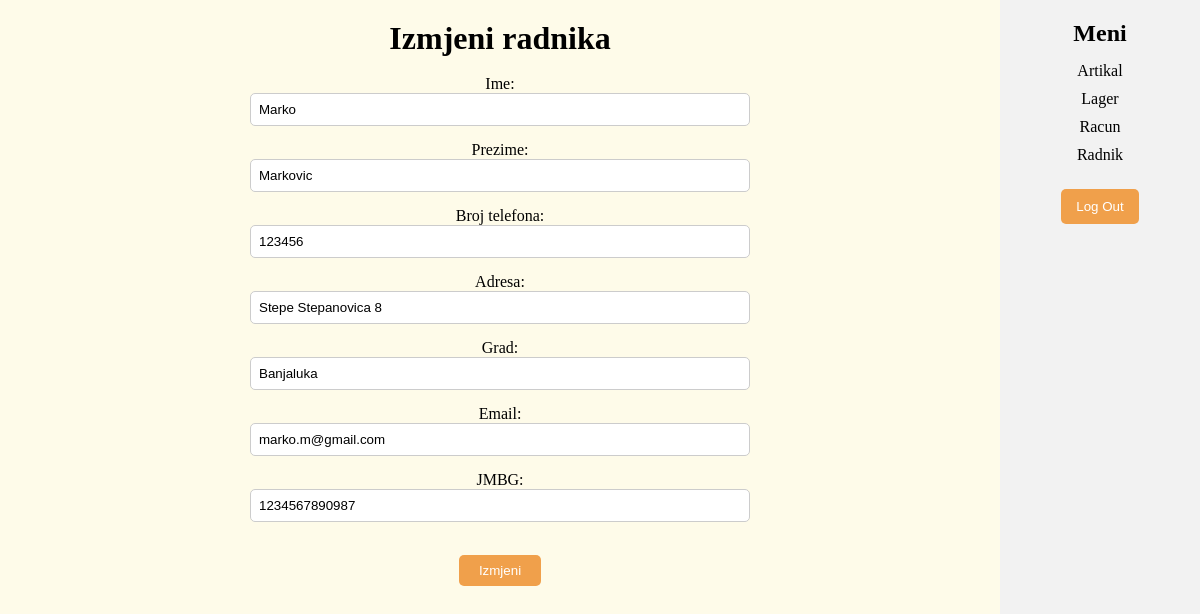
The app's page /radnik_edit.php?id=1 with its own data.
### tables this page shows
CREATE TABLE `radnik` (
  `RadnikId` int(11) NOT NULL,
  `Ime` varchar(50) DEFAULT NULL,
  `Prezime` varchar(50) DEFAULT NULL,
  `BrojTelefona` varchar(50) DEFAULT NULL,
  `Adresa` varchar(100) DEFAULT NULL,
  `Grad` varchar(50) DEFAULT NULL,
  `Email` varchar(100) DEFAULT NULL,
  `JMBG` char(13) DEFAULT NULL,
  `KorisnikId` int(11) DEFAULT NULL
);

### radnik_edit.php (the view, shortened to what this page needs)
<?php
$conn = new mysqli("localhost", "root", "", "lanaco");
$radnikId = $_GET['id'];
$result = mysqli_query($conn, "SELECT * FROM radnik WHERE RadnikId = '$radnikId'");
if (mysqli_num_rows($result) > 0) {
  $row = mysqli_fetch_assoc($result);
} else {
  header("Location: radnik.php");
  exit;
}
?>
<!DOCTYPE html>
<html lang="en">
<head>
  <link rel="stylesheet" href="css/style-radnik_edit.css">
</head>
<body>
  <div class="form">
    <h1>Izmjeni radnika</h1><br>
    <form action="" method="post">
      <div>
        <label for="ime">Ime:</label><br>
        <input type="text" id="ime" name="ime" value="<?php echo $row['Ime']; ?>">
      </div>
      <div>
        <label for="prezime">Prezime:</label><br>
        <input type="text" id="prezime" name="prezime" value="<?php echo $row['Prezime']; ?>">
      </div>
      <div>
        <label for="brojTelefona">Broj telefona:</label><br>
        <input type="number" id="brojTelefona" name="brojTelefona" value="<?php echo $row['BrojTelefona']; ?>">
      </div>
      <div>
        <label for="adresa">Adresa:</label><br>
        <input type="text" id="adresa" name="adresa" value="<?php echo $row['Adresa']; ?>">
      </div>
      <div>
        <label for="grad">Grad:</label><br>
        <input type="text" id="grad" name="grad" value="<?php echo $row['Grad']; ?>">
      </div>
      <div>
        <label for="email">Email:</label><br>
        <input type="email" id="email" name="email" value="<?php echo $row['Email']; ?>">
      </div>
      <div>
        <label for="jmbg">JMBG:</label><br>
        <input type="text" id="jmbg" name="jmbg" value="<?php echo $row['JMBG']; ?>">
      </div>
      <br>
      <div>
        <input type="submit" name="update" value="Izmjeni">
      </div>
    </form>
  </div>
  <div class="meni">
    <h2>Meni</h2>
    <nav>
      <ul>
        <li><a href="pocetna.php">Artikal</a></li>
        <li><a href="lager.php">Lager</a></li>
        <li><a href="racun.php">Racun</a></li>
        <li><a href="radnik.php">Radnik</a></li>
      </ul>
    </nav>
    <button><a href="logout.php">Log Out</a></button>
  </div>
</body>
</html>

### css/style-radnik_edit.css (style rules this page uses)
* { margin: 0; padding: 0; box-sizing: border-box; }
body { display: flex; justify-content: flex-end; align-items: flex-start; background-color: #FEFBE9; }
h1 { text-align: center; margin-top: 20px; }
.form { display: flex; flex-direction: column; margin: 0 auto; max-width: 500px; width: 100%; text-align: center; }
form label { margin-bottom: 5px; }
form input[type="text"] { display: block; width: 100%; padding: 8px; border: 1px solid #ccc; border-radius: 5px; margin-bottom: 15px; }
form input[type="number"] { display: block; width: 100%; padding: 8px; border: 1px solid #ccc; border-radius: 5px; margin-bottom: 15px; }
form input[type="email"] { display: block; width: 100%; padding: 8px; border: 1px solid #ccc; border-radius: 5px; margin-bottom: 15px; }
form input[type="submit"] { display: block; margin: 0 auto; padding: 8px 20px; background-color: #F0A04B; color: #fff; border: none; border-radius: 5px; cursor: pointer; transition: all 0.3s ease-in-out; }
.meni { width: 200px; height: 100vh; background-color: #f2f2f2; padding: 20px; text-align: center; }
h2 { margin-bottom: 10px; }
nav ul { list-style-type: none; }
nav ul li a { text-decoration: none; color: black; display: block; padding: 5px 10px; }
button { margin-top: 20px; background-color: #F0A04B; color: white; padding: 10px 15px; border: none; border-radius: 5px; cursor: pointer; transition: all 0.3s ease-in-out; }
button a { text-decoration: none; color: white; }

### records on screen
radnik: ime "Marko", prezime "Markovic", brojTelefona "123456", adresa "Stepe Stepanovica 8", grad "Banjaluka", email "marko.m@gmail.com", jmbg "1234567890987"
